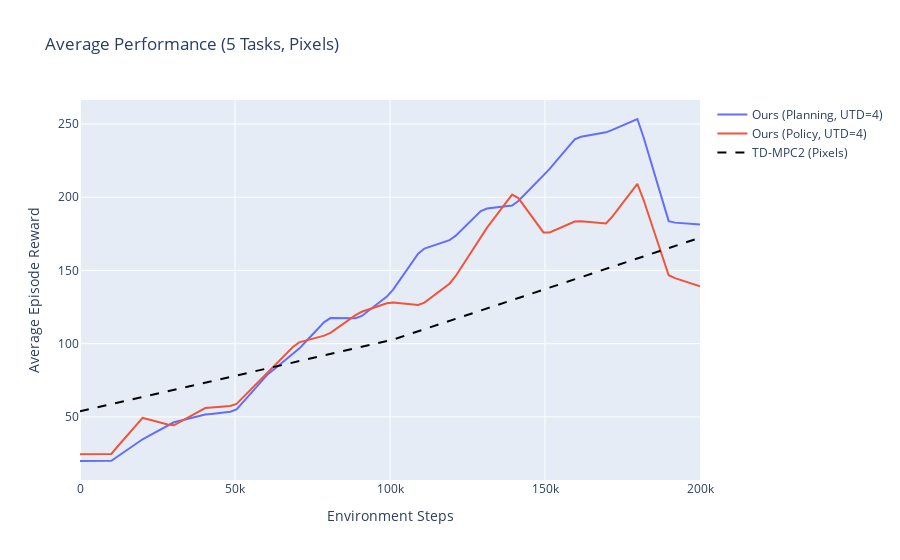

Notebook cell for this chart:
### Code cell
# 4. Aggregated Performance (Average across tasks)

# We need to interpolate all runs to a common step grid to average them.
common_steps = np.linspace(0, MAX_STEPS, 100) # 100 points

def interpolate_and_average(frames_dict, label):
    """
    Interpolates multiple task dataframes to common_steps and averages them.
    frames_dict: {task_name: dataframe}
    """
    interpolated_rewards = []
    
    for task, df in frames_dict.items():
        if df.empty: continue
        
        # Average over seeds first for this task
        # Note: 'reward' column is guaranteed by our preprocessing
        task_summary = df.groupby("step")["reward"].mean()
        
        # Interpolate
        interp_reward = np.interp(common_steps, task_summary.index, task_summary.values)
        interpolated_rewards.append(interp_reward)
        
    if not interpolated_rewards:
        return None
        
    # Average across tasks
    avg_reward = np.mean(interpolated_rewards, axis=0)
    return avg_reward

# --- Prepare Data Structures ---

# Ours (Planning)
ours_planning_frames = {t: sweep_frame[(sweep_frame["task"]==t) & (sweep_frame["variant"].str.contains("Planning"))] for t in TASKS}
avg_ours_planning = interpolate_and_average(ours_planning_frames, "Ours (Planning)")

# Ours (Policy)
ours_policy_frames = {t: sweep_frame[(sweep_frame["task"]==t) & (sweep_frame["variant"].str.contains("Policy"))] for t in TASKS}
avg_ours_policy = interpolate_and_average(ours_policy_frames, "Ours (Policy)")

# Baselines
avg_baselines = {}
for base_name in ["TD-MPC2 (Pixels)"]:
    base_frames = {t: baselines_data[t].get(base_name, pd.DataFrame()) for t in TASKS}
    avg_baselines[base_name] = interpolate_and_average(base_frames, base_name)

# --- Plotting Aggregate ---

fig_agg = go.Figure()

# Plot Ours
if avg_ours_planning is not None:
    fig_agg.add_trace(go.Scatter(x=common_steps, y=avg_ours_planning, mode='lines', name='Ours (Planning, UTD=4)'))

if avg_ours_policy is not None:
    fig_agg.add_trace(go.Scatter(x=common_steps, y=avg_ours_policy, mode='lines', name='Ours (Policy, UTD=4)'))

# Plot Baselines
for name, data in avg_baselines.items():
    if data is not None:
        fig_agg.add_trace(go.Scatter(
            x=common_steps, y=data, mode='lines', 
            name=name,
            line=dict(color=baseline_colors.get(name, "gray"), dash="dash", width=2)
        ))

fig_agg.update_layout(
    title="Average Performance (5 Tasks, Pixels)",
    xaxis_title="Environment Steps",
    yaxis_title="Average Episode Reward",
    xaxis_range=[0, MAX_STEPS]
)

fig_agg.show()

# Save
output_path_agg = output_dir / "average_performance.png"
try:
    plotting.write_png(fig_agg, output_path=output_path_agg)
    print(f"Saved aggregate plot to {output_path_agg}")
except Exception as e:
    print(f"Failed to save aggregate PNG: {e}")
    # Fallback to HTML
    html_path = output_path_agg.with_suffix(".html")
    fig_agg.write_html(str(html_path))
    print(f"Saved aggregate plot as HTML instead: {html_path}")
